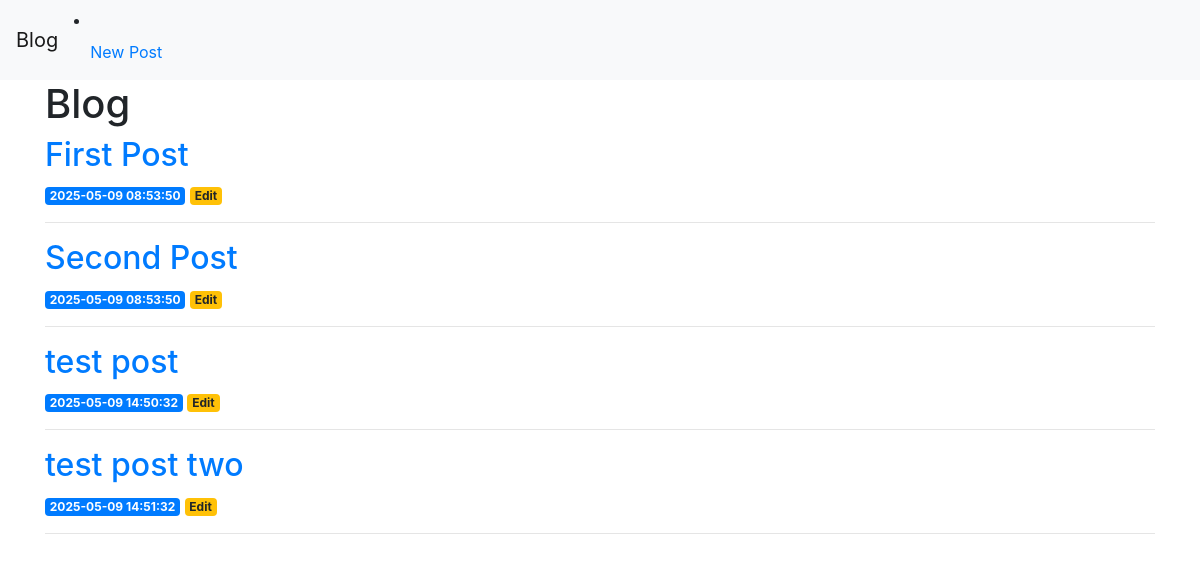
The app's page /, older data.
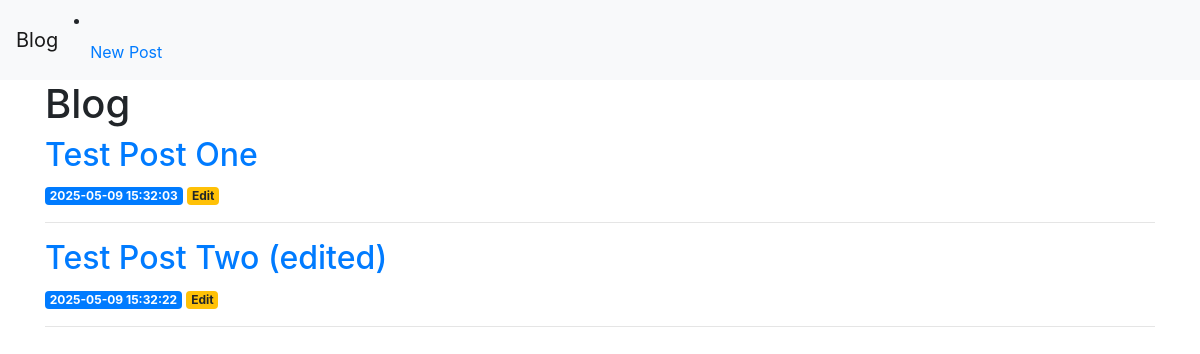
The same page, newer data.
### tables this page shows
CREATE TABLE posts (
    id INTEGER PRIMARY KEY AUTOINCREMENT,
    created TIMESTAMP NOT NULL DEFAULT CURRENT_TIMESTAMP,
    title TEXT NOT NULL,
    content TEXT NOT NULL
);

### app.py (the view)
@app.route('/')
def index():
    conn = get_db_connection()
    posts = conn.execute('SELECT * FROM posts').fetchall()
    conn.close()
    return render_template('index.html', posts=posts)

### app.py (called while the page is built)
def get_db_connection():
    conn = sqlite3.connect('database.db')
    conn.row_factory = sqlite3.Row
    return conn

### templates/index.html
{% extends 'base.html' %}
{% block content %}
    <h1>{% block title %}Blog{% endblock %}</h1>
    {% for post in posts %}
        <a href="{{ url_for('post', post_id=post['id']) }}">
            <h2>{{ post['title'] }}</h2>
        </a>
        <span class="badge badge-primary">{{ post['created'] }}</span>
        <a href="{{ url_for('edit', id=post['id']) }}">
            <span class="badge badge-warning">Edit</span>
        </a>
        <hr>
    {% endfor %}
{% endblock %}

### templates/base.html (shortened to what this page needs)
<!doctype html>
<html lang="en">
  <head>
        <link rel="stylesheet" href="https://stackpath.bootstrapcdn.com/bootstrap/4.3.1/css/bootstrap.min.css">
      </head>
      <body>
        <nav class="navbar navbar-expand-md navbar-light bg-light">
            <a class="navbar-brand" href="{{ url_for('index')}}">Blog</a>
            <li class="nav-item">
                <a class="nav-link" href="{{ url_for('create') }}">New Post</a>
            </li>
        </nav>
        <div class="container">
            {% block content %} {% endblock %}
        </div>
      </body>
</html>

Row changes from the older to the newer data that the page shows:
removed posts: title "First Post", created "2025-05-09 08:53:50"
removed posts: title "Second Post", created "2025-05-09 08:53:50"
removed posts: title "test post", created "2025-05-09 14:50:32"
removed posts: title "test post two", created "2025-05-09 14:51:32"
added posts: title "Test Post One", created "2025-05-09 15:32:03"
added posts: title "Test Post Two (edited)", created "2025-05-09 15:32:22"
